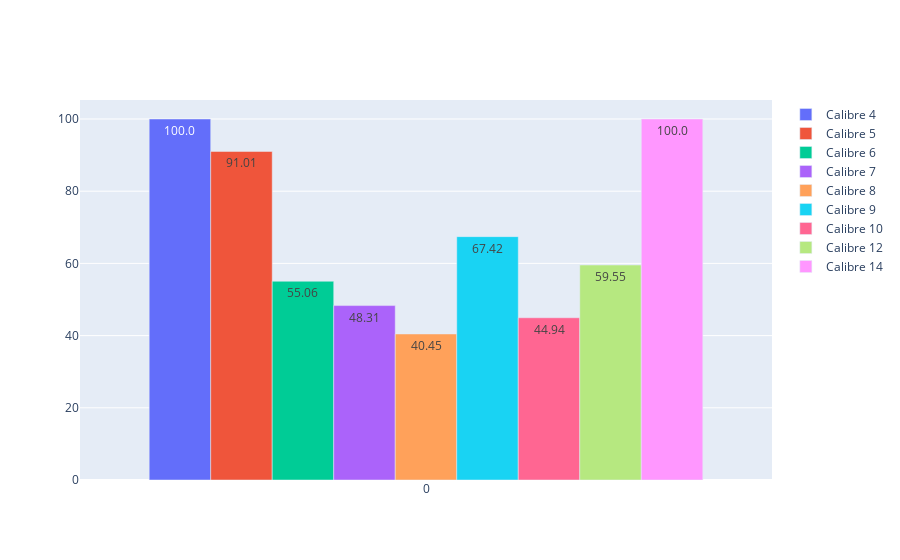

Notebook code cell kept with this figure:
### Code cell
import plotly.express as px
import plotly.graph_objects as go

calibres = ['4','5','6','7','8','9','10','12','14']

fig = go.Figure()
fig.add_trace(go.Bar(y = [acerto_4],text = round(100 ,2),name = 'Calibre 4'))
fig.add_trace(go.Bar(y = [acerto_5], text = round(91.01,2),name = 'Calibre 5'))
fig.add_trace(go.Bar(y = [acerto_6], text = round(55.06,2) ,name = 'Calibre 6'))
fig.add_trace(go.Bar(y = [acerto_7], text = round(48.31,2) ,name = 'Calibre 7'))
fig.add_trace(go.Bar(y = [acerto_8], text = round(40.45,2) ,name = 'Calibre 8'))
fig.add_trace(go.Bar(y = [acerto_9], text = round(67.42,2) ,name = 'Calibre 9'))
fig.add_trace(go.Bar(y = [acerto_10], text = round(44.94,2) ,name = 'Calibre 10'))
fig.add_trace(go.Bar(y = [acerto_12], text = round(59.55,2) ,name = 'Calibre 12'))
fig.add_trace(go.Bar(y = [acerto_14], text = round(100,2) ,name = 'Calibre 14'))

fig

### Figure 1 — Plotly figure (JSON) as saved in the notebook; plotly's stock layout.template omitted (floating-point values rounded to 4 significant figures)
{"data": [{"name": "Calibre 4", "text": "100.0", "type": "bar", "y": [100]}, {"name": "Calibre 5", "text": "91.01", "type": "bar", "y": [91.01]}, {"name": "Calibre 6", "text": "55.06", "type": "bar", "y": [55.06]}, {"name": "Calibre 7", "text": "48.31", "type": "bar", "y": [48.31]}, {"name": "Calibre 8", "text": "40.45", "type": "bar", "y": [40.45]}, {"name": "Calibre 9", "text": "67.42", "type": "bar", "y": [67.42]}, {"name": "Calibre 10", "text": "44.94", "type": "bar", "y": [44.94]}, {"name": "Calibre 12", "text": "59.55", "type": "bar", "y": [59.55]}, {"name": "Calibre 14", "text": "100.0", "type": "bar", "y": [100]}], "layout": {}}
